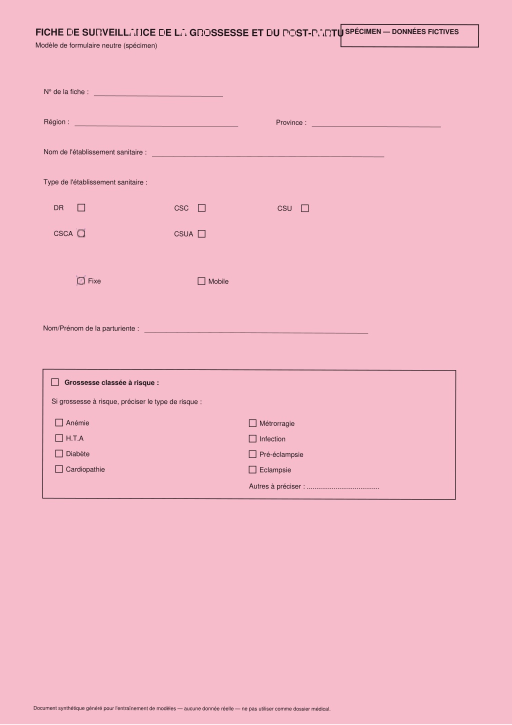
#> input picture extraction/data/1-1.jpg, 1024 x 1449 px (shown at 1/2 size)
$ python degrade.py ../extraction/data/1-1.jpg out.png
#> lines starting #> are read from the running program, lines starting #| are printed output that depends on the picture
"""Simulate field photos of a registry page: perspective, rotation, blur, shadow, low light,
sensor noise, JPEG compression. Deterministic for a given seed.

    python -m tools.degrade IN.png OUT.jpg --level medium --seed 3
"""

from __future__ import annotations

import argparse

import cv2
import numpy as np

LEVELS = {
    #          rot°  persp  blurσ  shadow  dark  noise  jpegQ  scale
    "mild":   (2.0, 0.015, 0.8, 0.25, 0.15, 3, 75, 0.9),
    "medium": (4.0, 0.03, 1.3, 0.45, 0.30, 6, 55, 0.75),
    "hard":   (7.0, 0.05, 2.0, 0.60, 0.45, 10, 35, 0.6),
}


def degrade(img: np.ndarray, level: str = "medium", seed: int = 0) -> np.ndarray:
#> called with level = 'medium', seed = 0
    rot, persp, blur, shadow, dark, noise, q, scale = LEVELS[level]
#> rot = 4; persp = 0.03; blur = 1.3; shadow = 0.45; dark = 0.3; noise = 6; q = 55; scale = 0.75
    rng = np.random.default_rng(seed)
    h, w = img.shape[:2]
#> h = 1449; w = 1024

    # photographed on a table: page inside a darker border, tilted, slight perspective
    border = int(0.06 * max(h, w))
#> border = 86
    canvas = cv2.copyMakeBorder(img, border, border, border, border, cv2.BORDER_CONSTANT, value=(70, 60, 55))
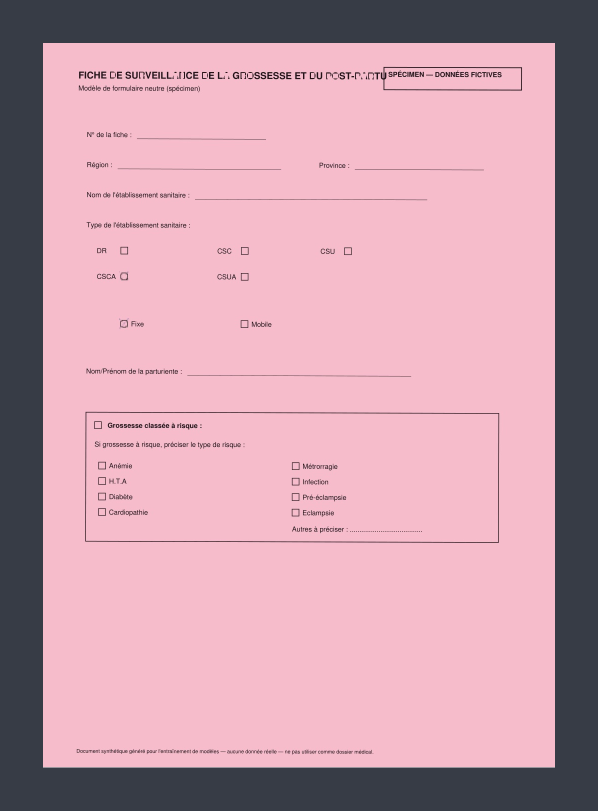
#> canvas: shape (1621, 1196, 3) (shown at 1/2 size); mean B, G, R 170.1, 156.3, 199.1
#> img is the input picture: shape (1449, 1024, 3); mean B, G, R 200.8, 185.9, 243.3
    H, W = canvas.shape[:2]
#> H = 1621; W = 1196
    src = np.float32([[0, 0], [W, 0], [W, H], [0, H]])
    jitter = rng.uniform(-persp, persp, size=(4, 2)) * [W, H]
#> jitter = [[9.83, -22.39], [-32.94, -47.02], [22.48, 40.14], [7.65, 22.32]]
    M = cv2.getPerspectiveTransform(src, np.float32(src + jitter))
#> M = [[0.941, -0.00156, 9.83], [-0.0196, 0.98, -22.39], [-2.04e-05, -2.87e-05, 1]]
    R = cv2.getRotationMatrix2D((W / 2, H / 2), rng.uniform(-rot, rot), 1.0)
#> R = [[1, 0.00609, -4.93], [-0.00609, 1, 3.66]]
    M = np.vstack([R, [0, 0, 1]]) @ M
#> M = [[0.941, 0.00455, 4.77], [-0.0254, 0.98, -18.79], [-2.04e-05, -2.87e-05, 1]]
    out = cv2.warpPerspective(canvas, M, (W, H), borderValue=(70, 60, 55))
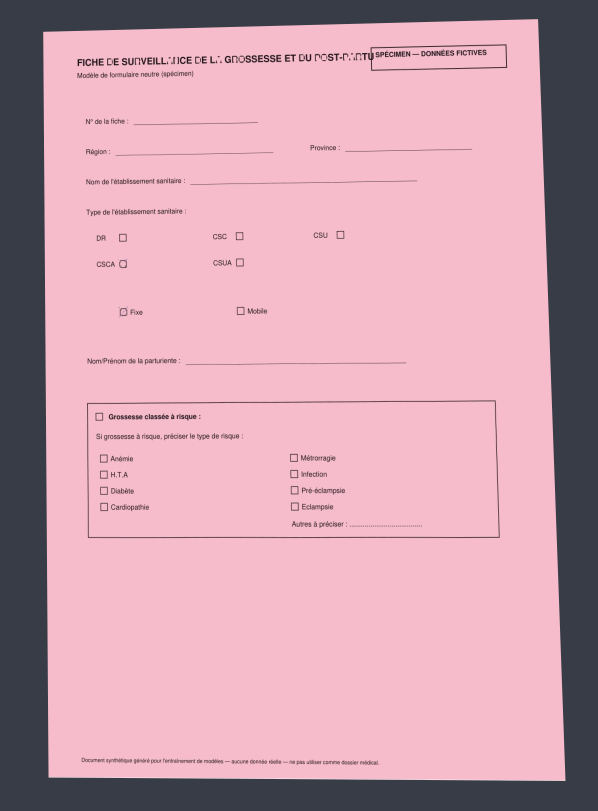
#> out: shape (1621, 1196, 3) (shown at 1/2 size); mean B, G, R 172.9, 159.1, 203.2

    # uneven lighting: a linear shadow across the page plus overall darkening
    yy, xx = np.mgrid[0:H, 0:W].astype(np.float32)
    ang = rng.uniform(0, 2 * np.pi)
    grad = (np.cos(ang) * xx / W + np.sin(ang) * yy / H)
    grad = (grad - grad.min()) / (np.ptp(grad) + 1e-6)
    light = (1 - shadow * grad) * (1 - dark * rng.uniform(0.5, 1.0))
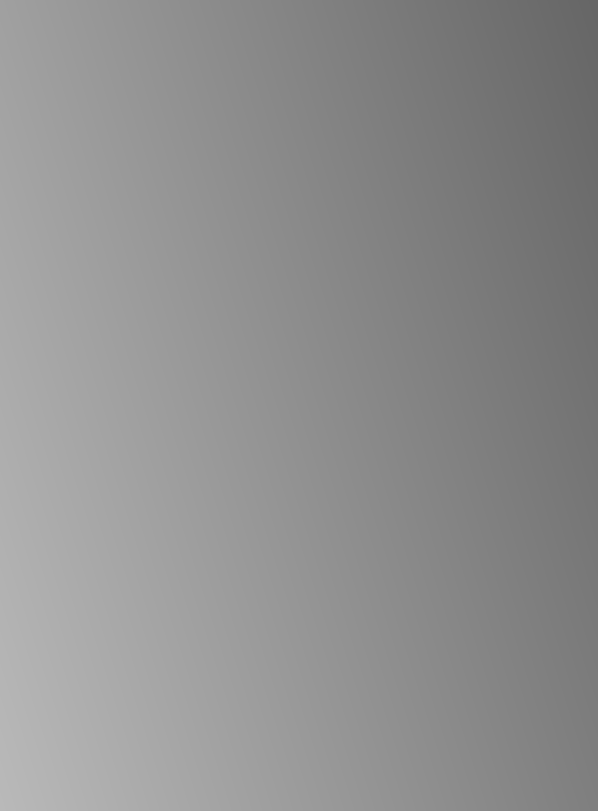
#> light: shape (1621, 1196) float32 (shown at 1/2 size); min 0.4, max 0.728, mean 0.564
    out = np.clip(out.astype(np.float32) * light[..., None], 0, 255)
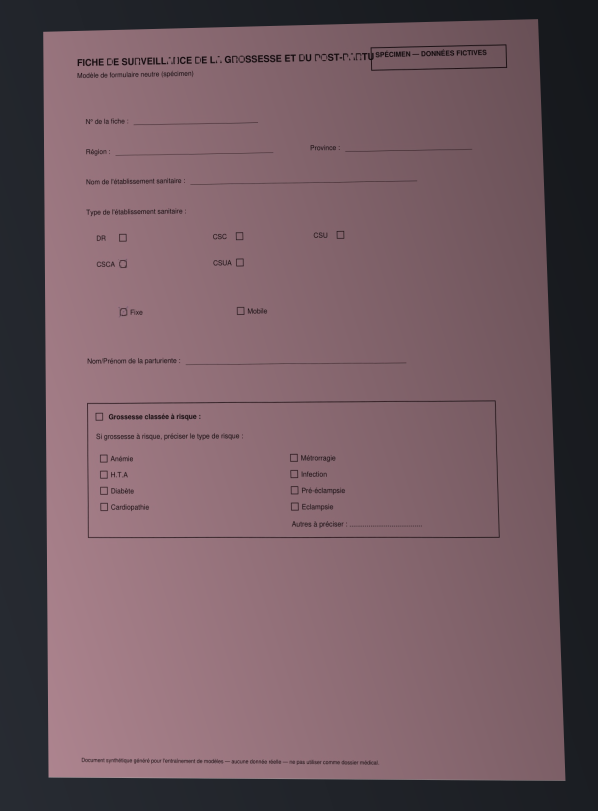
#> out: shape (1621, 1196, 3) float32 (shown at 1/2 size); mean B, G, R 97.5, 89.7, 114.4

    out = cv2.GaussianBlur(out, (0, 0), blur * rng.uniform(0.7, 1.0))
    out = out + rng.normal(0, noise, out.shape)
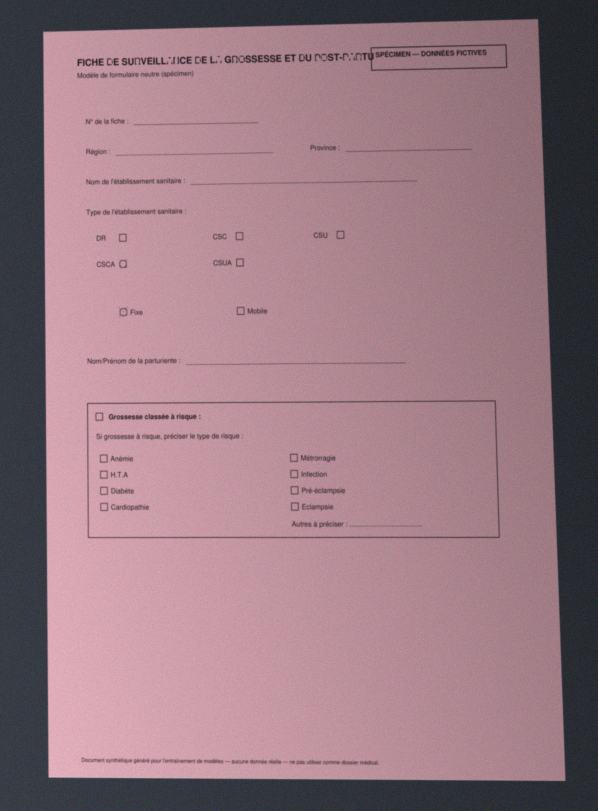
#> out: shape (1621, 1196, 3) float64 (shown at 1/2 size); mean B, G, R 97.5, 89.7, 114.5; drawn with min black and max white
    out = np.clip(out, 0, 255).astype(np.uint8)
    s = scale * rng.uniform(0.9, 1.0)
#> s = 0.688
    out = cv2.resize(out, None, fx=s, fy=s, interpolation=cv2.INTER_AREA)
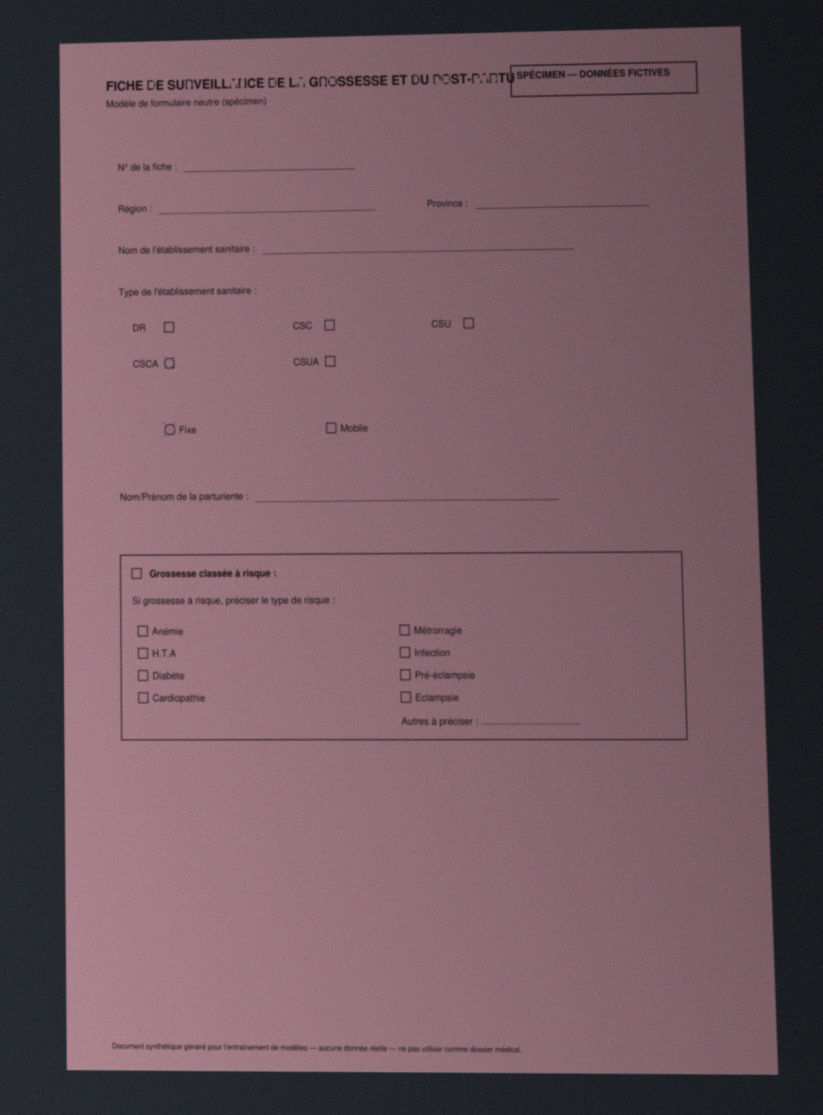
#> out: shape (1115, 823, 3); mean B, G, R 97, 89.2, 114.1
    ok, buf = cv2.imencode(".jpg", out, [cv2.IMWRITE_JPEG_QUALITY, q])
    return cv2.imdecode(buf, cv2.IMREAD_COLOR)


def main():
    ap = argparse.ArgumentParser()
    ap.add_argument("src")
    ap.add_argument("dst")
    ap.add_argument("--level", default="medium", choices=list(LEVELS))
    ap.add_argument("--seed", type=int, default=0)
    a = ap.parse_args()
    cv2.imwrite(a.dst, degrade(cv2.imread(a.src), a.level, a.seed))


if __name__ == "__main__":
    main()

$ run again, on extraction/data/1-3.jpg
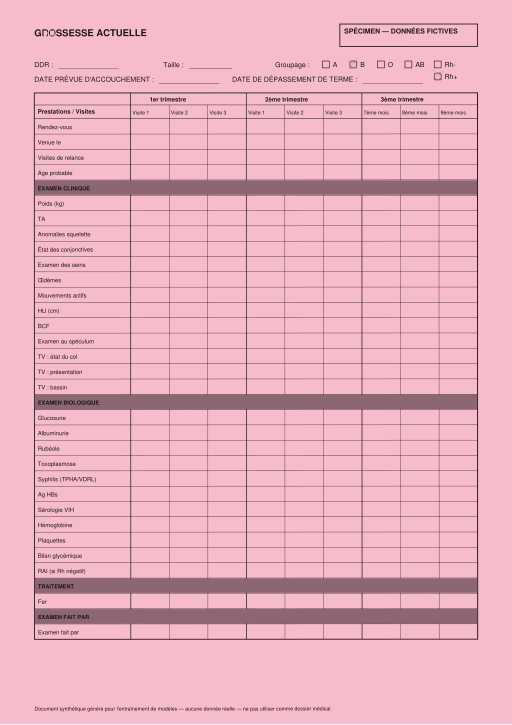
#> input picture extraction/data/1-3.jpg, 1024 x 1449 px (shown at 1/2 size)
#> rot = 4; persp = 0.03; blur = 1.3; shadow = 0.45; dark = 0.3; noise = 6; q = 55; scale = 0.75
#> in degrade, `canvas = cv2.copyMakeBorder(img, border, border, border, border, cv2.B..`:
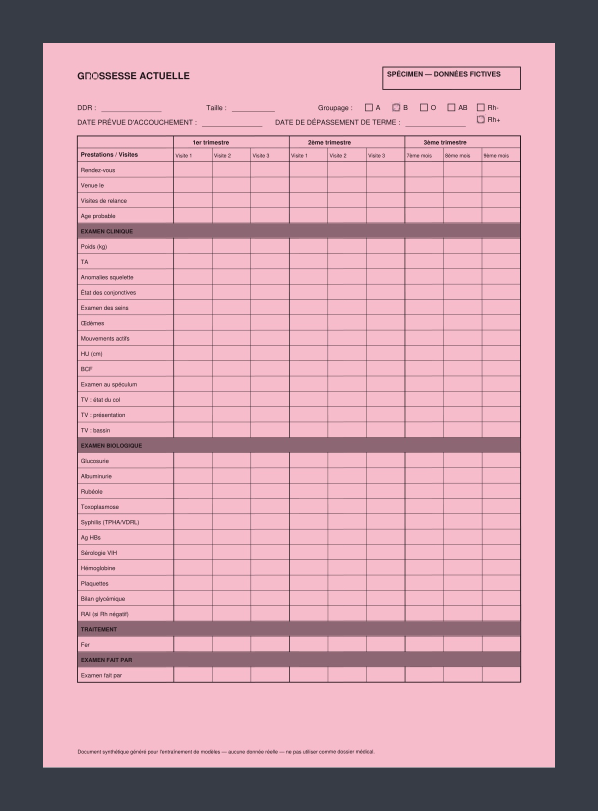
#> canvas: shape (1621, 1196, 3) (shown at 1/2 size); mean B, G, R 162.4, 148.9, 189.9
#> in degrade, img is the input picture: shape (1449, 1024, 3); mean B, G, R 190.7, 176.1, 231.3
#> jitter = [[9.83, -22.39], [-32.94, -47.02], [22.48, 40.14], [7.65, 22.32]]
#> in degrade, `M = cv2.getPerspectiveTransform(src, np.float32(src + jitter))`: M = [[0.941, -0.00156, 9.83], [-0.0196, 0.98, -22.39], [-2.04e-05, -2.87e-05, 1]]
#> R = [[1, 0.00609, -4.93], [-0.00609, 1, 3.66]]
#> in degrade, `M = np.vstack([R, [0, 0, 1]]) @ M`: M = [[0.941, 0.00455, 4.77], [-0.0254, 0.98, -18.79], [-2.04e-05, -2.87e-05, 1]]
#> s = 0.688
#> in degrade, `out = cv2.resize(out, None, fx=s, fy=s, interpolation=cv2.INTER_AREA)`:
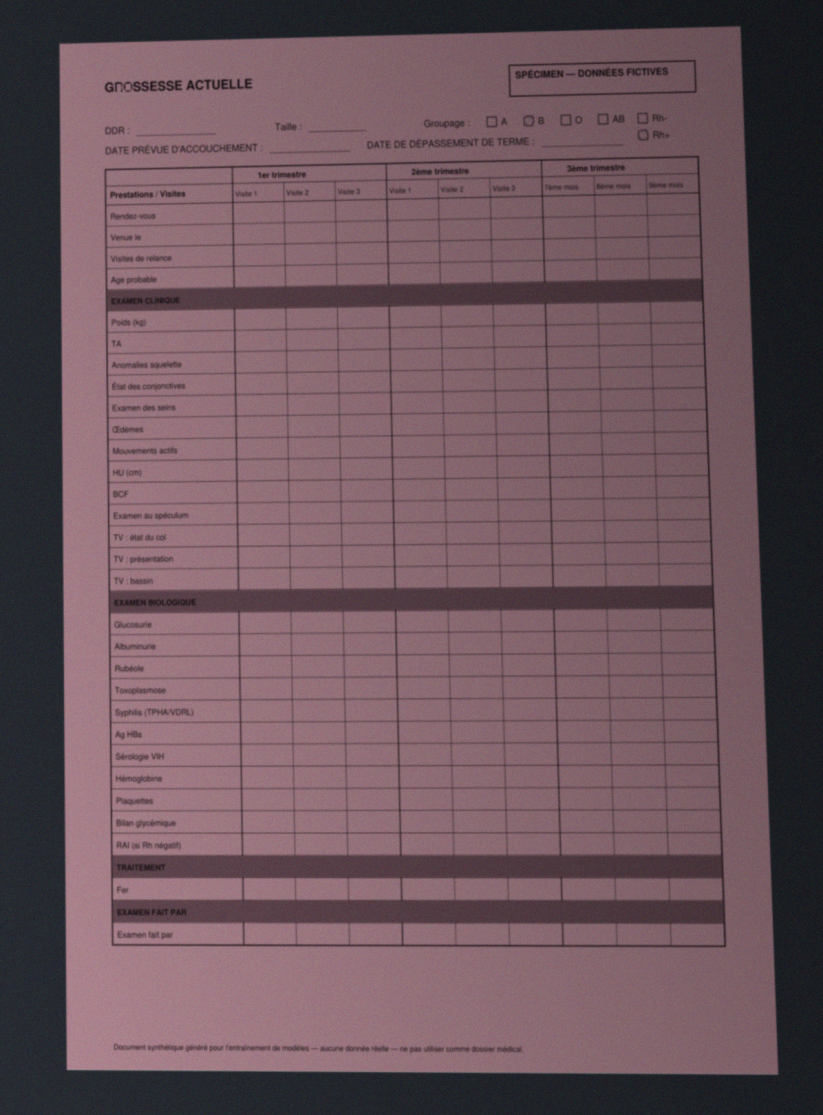
#> out: shape (1115, 823, 3); mean B, G, R 92.5, 84.8, 108.6

$ run again, on extraction/data/1-5.jpg
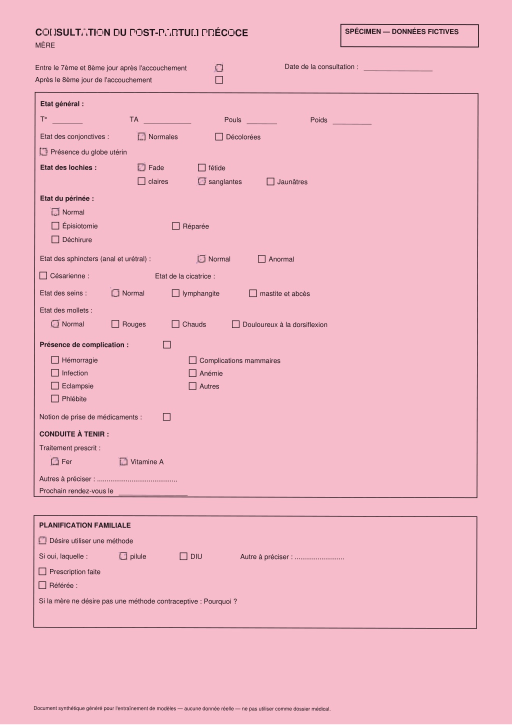
#> input picture extraction/data/1-5.jpg, 1024 x 1449 px (shown at 1/2 size)
#> rot = 4; persp = 0.03; blur = 1.3; shadow = 0.45; dark = 0.3; noise = 6; q = 55; scale = 0.75
#> in degrade, `canvas = cv2.copyMakeBorder(img, border, border, border, border, cv2.B..`:
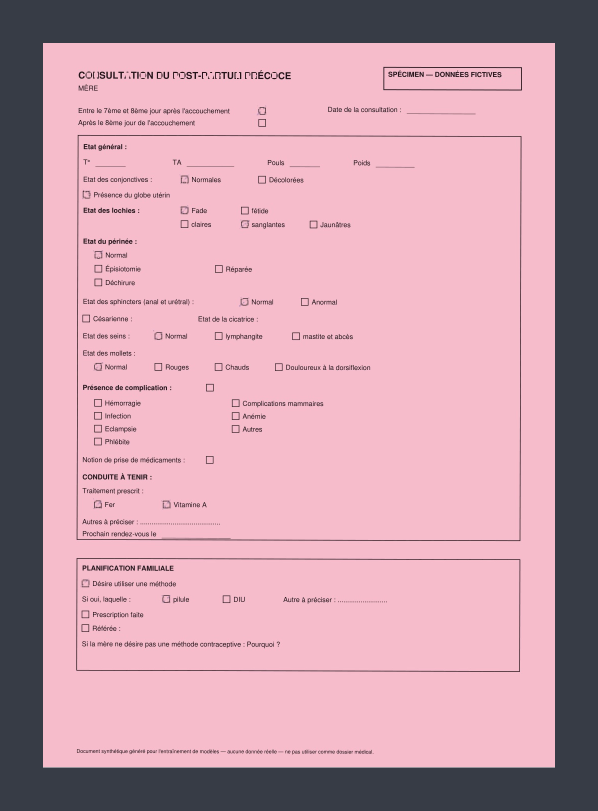
#> canvas: shape (1621, 1196, 3) (shown at 1/2 size); mean B, G, R 168.7, 155, 197.4
#> in degrade, img is the input picture: shape (1449, 1024, 3); mean B, G, R 198.9, 184.1, 241.1
#> jitter = [[9.83, -22.39], [-32.94, -47.02], [22.48, 40.14], [7.65, 22.32]]
#> in degrade, `M = cv2.getPerspectiveTransform(src, np.float32(src + jitter))`: M = [[0.941, -0.00156, 9.83], [-0.0196, 0.98, -22.39], [-2.04e-05, -2.87e-05, 1]]
#> R = [[1, 0.00609, -4.93], [-0.00609, 1, 3.66]]
#> in degrade, `M = np.vstack([R, [0, 0, 1]]) @ M`: M = [[0.941, 0.00455, 4.77], [-0.0254, 0.98, -18.79], [-2.04e-05, -2.87e-05, 1]]
#> s = 0.688
#> in degrade, `out = cv2.resize(out, None, fx=s, fy=s, interpolation=cv2.INTER_AREA)`:
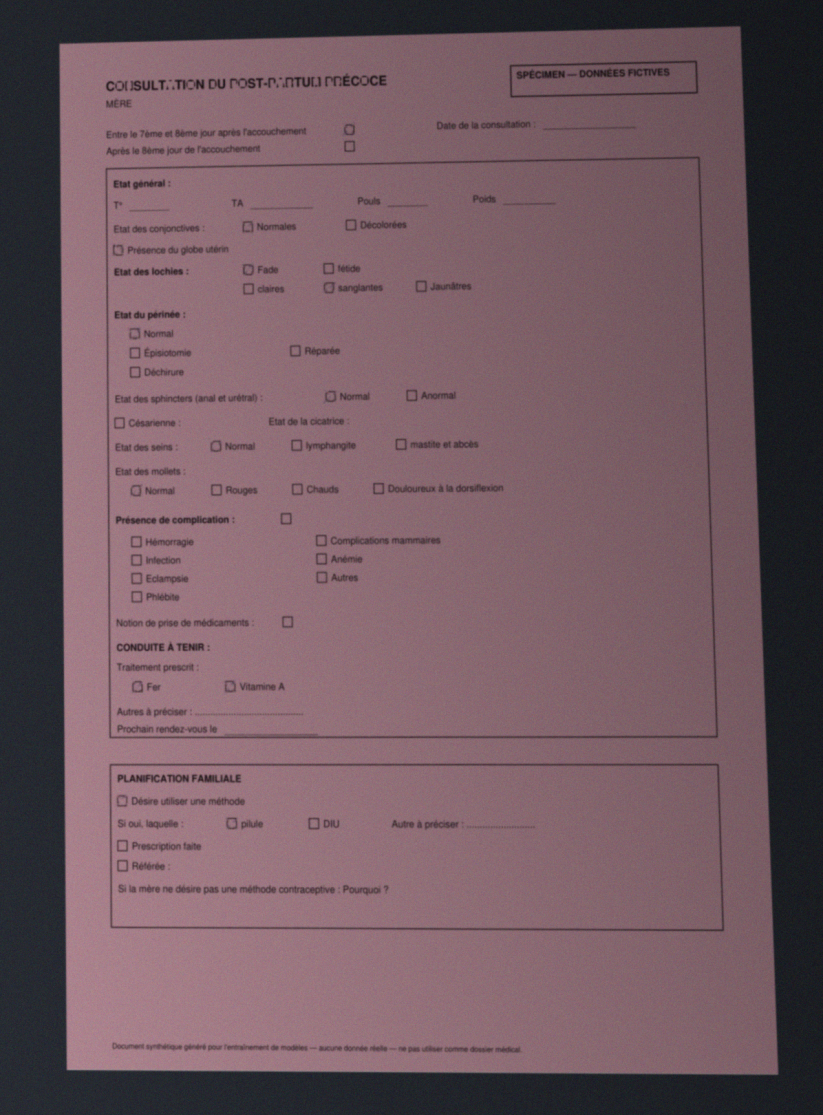
#> out: shape (1115, 823, 3); mean B, G, R 96.1, 88.3, 113
